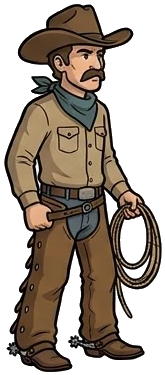
#> input picture tools/born-as-kit/ref_adult.png, 165 x 375 px
$ python bg_scale_check.py ../born-as-kit/grain.png ../born-as-kit/ref_adult.png ../born-as-kit/ref_adult.png
#> lines starting #> are read from the running program, lines starting #| are printed output that depends on the picture
import glob
import json
import os
import sys

from PIL import Image, ImageDraw, ImageFont

READABLE = (0.34, 0.6)
PER_SHEET = 12
TILE = (640, 360)


def main():
    root, out, ref = sys.argv[1], sys.argv[2], sys.argv[3]
    only = set(sys.argv[4:])
    person = Image.open(ref).convert("RGBA")
#> person is the input picture: PIL image 165x375 RGBA; mean R, G, B, A 168.8, 157.7, 147.2, 139.1
    person = person.crop(person.getbbox())
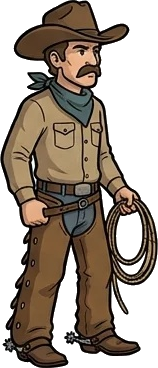
#> person: PIL image 158x368 RGBA; mean R, G, B, A 163.2, 151.5, 140.2, 148; transparent parts drawn white
    font = ImageFont.load_default()
    items = []
    for cat in sorted(glob.glob(os.path.join(root, "*", "catalog.json"))):
        lib = os.path.basename(os.path.dirname(cat))
        for name, bg in json.load(open(cat, encoding="utf8"))["backgrounds"].items():
            files = glob.glob(os.path.join(root, lib, "bg", f"{name}.*"))
            if files and (not only or name in only):
                items.append((lib, name, files[0], bg.get("ann") or {}))
    os.makedirs(out, exist_ok=True)
    for k in range(0, len(items), PER_SHEET):
        sheet = Image.new("RGB", (TILE[0] * 3, TILE[1] * 4))
        for i, (lib, name, path, ann) in enumerate(items[k : k + PER_SHEET]):
            im = Image.open(path).convert("RGB").resize((1920, 1080))
            for x, y, h in ann.get("spots") or []:
                h = int(min(max(h, 1080 * READABLE[0]), 1080 * READABLE[1]))
                w = int(person.width * h / person.height)
                fig = person.resize((w, h))
                im.paste(fig, (int(x - w / 2), int(y - h)), fig)
            if ann.get("horizon") is not None:
                ImageDraw.Draw(im).line([(0, ann["horizon"]), (1920, ann["horizon"])], fill=(255, 0, 0), width=4)
            tile = im.resize(TILE)
            ImageDraw.Draw(tile).text((8, 8), f"{k + i} {lib}/{name}", fill=(255, 255, 0), font=font)
            sheet.paste(tile, ((i % 3) * TILE[0], (i // 3) * TILE[1]))
        sheet.save(os.path.join(out, f"scale_{k // PER_SHEET:02d}.jpg"), quality=82)
    print(json.dumps({"backgrounds": len(items), "sheets": (len(items) + PER_SHEET - 1) // PER_SHEET}))


main()
